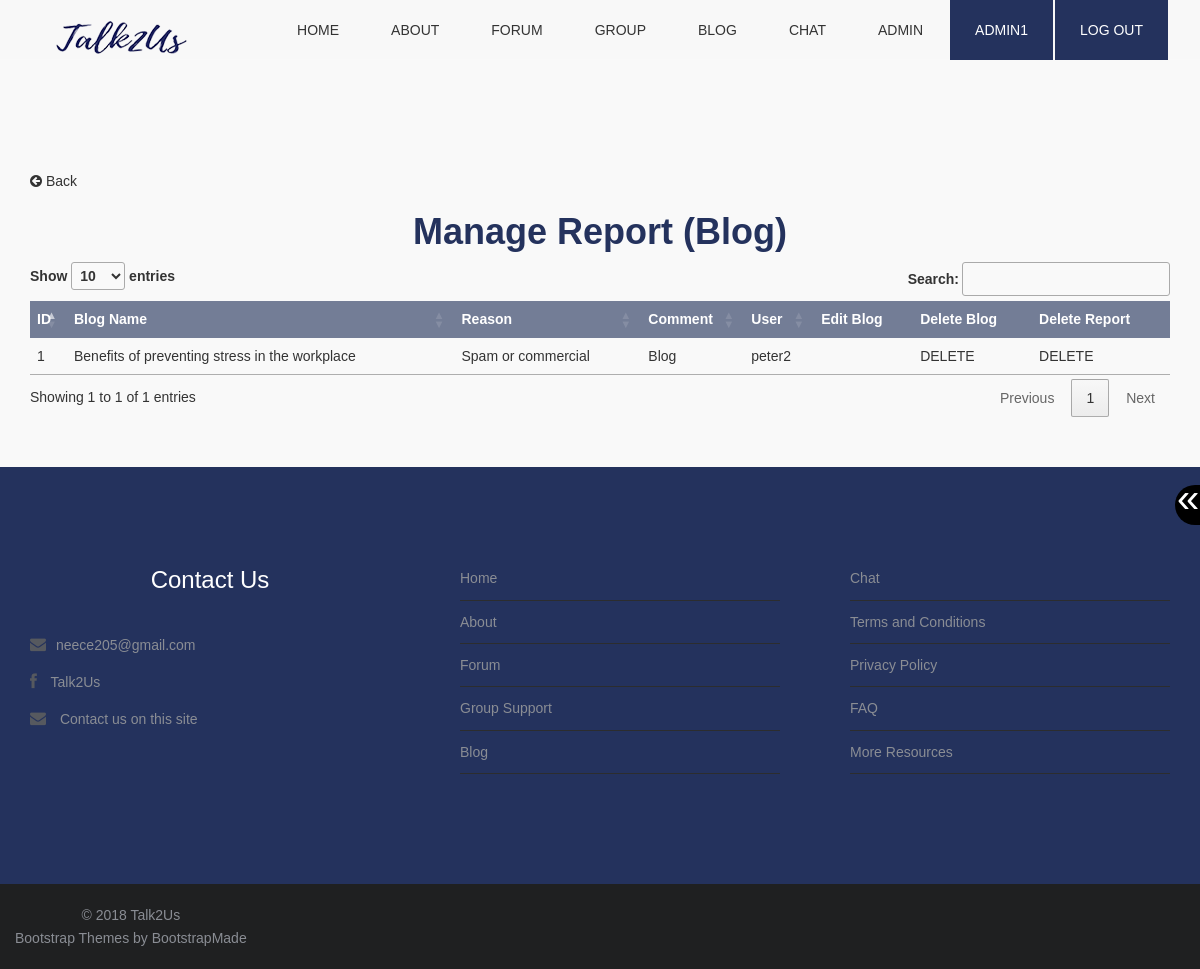
/manageReportBlog.php (signed in), run on the app's committed database.
### tables this page shows
CREATE TABLE `reportreason` (
  `reasonID` int(10) NOT NULL,
  `reasonType` varchar(255) NOT NULL
);

CREATE TABLE `reportblog` (
  `reportID` int(10) NOT NULL,
  `blogID` int(10) NOT NULL
);

CREATE TABLE `blogpost` (
  `blogID` int(10) NOT NULL,
  `blogName` varchar(255) NOT NULL,
  `blogPost` varchar(5000) NOT NULL,
  `blogUserID` int(10) NOT NULL,
  `blogWritten` int(10) DEFAULT NULL,
  `blogDate` date NOT NULL,
  `blogTime` time NOT NULL,
  `blogCatID` int(10) NOT NULL,
  `editBlogDate` date DEFAULT NULL,
  `editBlogTime` time DEFAULT NULL,
  `editUserID` int(10) DEFAULT NULL
);

CREATE TABLE `report` (
  `reportID` int(10) NOT NULL,
  `userID` int(10) NOT NULL,
  `reasonID` int(10) NOT NULL,
  `comment` varchar(255) DEFAULT NULL
);

CREATE TABLE `user` (
  `userID` int(10) NOT NULL,
  `username` varchar(50) NOT NULL,
  `usernameGen` varchar(50) NOT NULL,
  `email` varchar(50) NOT NULL,
  `passwordHash` varchar(255) NOT NULL,
  `dob` date NOT NULL,
  `accountID` int(10) NOT NULL,
  `banned` tinyint(1) NOT NULL,
  `verified` tinyint(1) NOT NULL
);

### manageReportBlog.php (the view, shortened to what this page needs)
<?php
	require_once("function.php");
	include "database_conn.php";
	if(isset($_SESSION['userID'])){
		$accountID = $_SESSION['role'];
	}
	$sqlRep = "SELECT *
	FROM reportreason JOIN report ON (reportreason.reasonID=report.reasonID)
	JOIN reportblog ON (report.reportID=reportblog.reportID)
	ORDER BY report.reportID";
	$rsRep = mysqli_query($conn,$sqlRep)
	or die(mysqli_error($conn));
	echo makePageStart("Talk2Us - Manage Report(Blog)");
	echo makeNav("");
	echo resizeButtons();
?>
<section class="box">
	<div class="container top-content">
<?php
	if (isset($_SESSION['userID'])){
		if ($accountID == "1") {
			if (mysqli_affected_rows($conn)>0) {
?>
<a href="manageReport.php" class="backButton"><p><i class="fa fa-arrow-circle-left fa-1x"></i> Back</p></a>
	<h1><strong>Manage Report (Blog)</strong></h1>
	<table id="repBlogtable">
		<thead>
			<tr>
				<th>ID</th>
				<th>Blog Name</th>
				<th>Reason</th>
				<th>Comment</th>
				<th>User</th>
				<th>Edit Blog</th>
				<th>Delete Blog</th>
				<th>Delete Report</th>
			</tr>
		</thead>
		<tbody>
<?php
				while($row = mysqli_fetch_assoc($rsRep)){
					$id				= 	$row["reportID"];
					$reason			=	$row["reasonType"];
					$comment		=	$row["comment"];
					$rUserID		=	$row["userID"];
					$blogID			=	$row["blogID"];
					$sqlUname = "SELECT username
									 FROM user
									  WHERE userID='$rUserID'";
					$rsUname = mysqli_query($conn,$sqlUname)
								  or die(mysqli_error($conn));
					$row = mysqli_fetch_row($rsUname)
							or die(mysqli_error($conn));
					$getUsername = $row[0];
					$sqlB = "SELECT blogName, blogWritten
								 FROM blogpost
								 WHERE blogID='$blogID'";
					$rsB = mysqli_query($conn,$sqlB)
								  or die(mysqli_error($conn));
					$rowB = mysqli_fetch_row($rsB)
							or die(mysqli_error($conn));
					$getBlog = $rowB[0];
					$getWritten = $rowB[1];
					echo "<tr>";
					echo "<td>$id</td>";
					echo "<td>$getBlog</td>";
					echo "<td>$reason</td>";
					echo "<td>$comment</td>";
					echo "<td>$getUsername</td>";
					if ($getWritten != NULL){
						echo "<td></td>";
					}else{
						echo "<td><a href=\"editBlogPost.php?blogid=$blogID\">EDIT</a></td>";
					}
					echo "<td><a onClick=\"javascript: return confirm(' Are you sure you want to delete this blog: $getBlog?');\" href=\"deleteBlog.php?blogid=$blogID\">DELETE</a></td>";
					echo "<td><a onClick=\"javascript: return confirm(' Are you sure you want to delete the report for: $getBlog?');\" href=\"deleteReportBlog.php?reportid=$id\">DELETE</a></td>";
					echo "</tr>";
				}
				echo"</tbody>";
				echo"</table>";
			} else {
				echo noexist("blog reports");
				echo "<a href=\"manageReport.php\"><p>Return to manage reports</p></a>";
				echo "<a href=\"admin.php\"><p>Return to admin page</p></a>";
			}
		} else {
			echo wronglog("Admins");
		}
	} else {
		echo nolog();
	}
?>
</div>
</section>
<?php
	echo makeFooter();
?>

### css/style.css (style rules this page uses)
body { font-family: Arial, Helvetica, sans-serif; font-size:14px; font-weight:300; line-height:1.6em; color:#333; background-color:#fff; }
h1 { text-align:center; color: #24325D; }
p { color:#333; }
a { text-decoration:none; transition: all 0.1s ease-in-out; -moz-transition: all 0.1s ease-in-out; -webkit-transition: all 0.1s ease-in-out; -o-transition: all 0.1s ease-in-out; outline: none; color:#333; }
section.box { background-color:#f9f9f9; text-align:left; padding-top:50px; padding-bottom:50px; }
.inner-footer ul li,a { list-style:none; }
.top-content { margin-top: 120px !important; }
#submitblogtable td,th, #adminTable td,th,#userTable td,th,#contactTable td,th,#faqtable td,th,#faqquestable td,th, #dbCattable td,th , #applytable td,th , #postblogtable td,th , #submitblogtable td,th , #postblogcattable td,th , #repBlogtable td,th, #dbtopictable td,th, #groupmemtable td,th , #grouptable td,th,#repDBtable td,th,#repGStable td,th,#repChattable td,th { border-style: none !important; padding:0.5em !important; font-family: Arial, Helvetica, sans-serif !important; }
#submitblogtable th, #adminTable th,#userTable th,#contactTable th,#faqtable th,#faqquestable th,#dbCattable th,#applytable th,#postblogtable th,#submitblogtable th ,#postblogcattable th,#repBlogtable th,#dbtopictable th ,#groupmemtable th,#grouptable th,#repDBtable th,#repGStable th,#repChattable th { background-color: #737D96 !important; color: #FFFFFF !important; }
#submitblogtable thead, #adminTable thead,#userTable thead,#contactTable thead,#faqtable thead,#faqquestable thead ,#dbCattable thead ,#applytable thead,#postblogtable thead,#submitblogtable thead ,#postblogcattable thead ,#repBlogtable thead,#dbtopictable thead,#groupmemtable thead,#grouptable thead,#repDBtable thead,#repGStable thead,#repChattable thead { background-color: #737D96 !important; color: #FFFFFF !important; }
.backButton { cursor: pointer; }

### data on the page
reportreason: reportblog.reportID "1", blogpost.blogName "Benefits of preventing stress in the workplace", reasonType "Spam or commercial", report.comment "Blog", user.username "peter2"

### other printed values
$_SESSION['username'] "ADMIN1"
